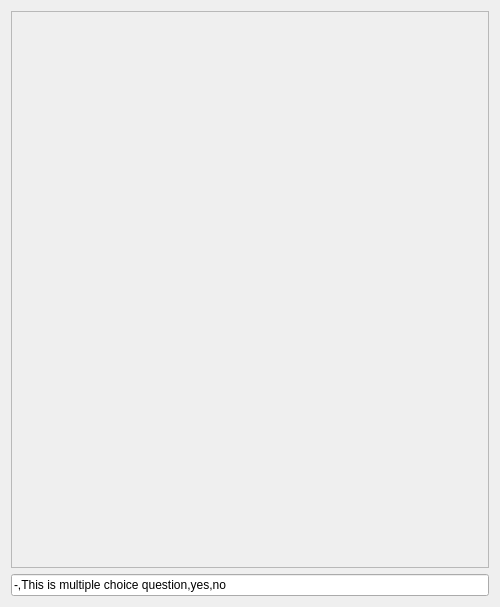
<?xml version="1.0" encoding="UTF-8"?>
<ui version="4.0">
 <class>QtTestQuestionMainDialog</class>
 <widget class="QDialog" name="QtTestQuestionMainDialog">
  <property name="geometry">
   <rect>
    <x>0</x>
    <y>0</y>
    <width>500</width>
    <height>607</height>
   </rect>
  </property>
  <property name="windowIcon">
   <iconset resource="ToolTestQuestion.qrc">
    <normaloff>:/images/ToolTestQuestionIcon14x14.png</normaloff>:/images/ToolTestQuestionIcon14x14.png</iconset>
  </property>
  <layout class="QVBoxLayout" name="verticalLayout">
   <item>
    <widget class="QScrollArea" name="scrollArea">
     <property name="widgetResizable">
      <bool>true</bool>
     </property>
     <widget class="QWidget" name="contents_here">
      <property name="geometry">
       <rect>
        <x>0</x>
        <y>0</y>
        <width>480</width>
        <height>561</height>
       </rect>
      </property>
      <layout class="QVBoxLayout" name="verticalLayout_3"/>
     </widget>
    </widget>
   </item>
   <item>
    <widget class="QLineEdit" name="edit_question">
     <property name="text">
      <string>-,This is multiple choice question,yes,no</string>
     </property>
    </widget>
   </item>
  </layout>
 </widget>
 <layoutdefault spacing="6" margin="11"/>
 <resources>
  <include location="ToolTestQuestion.qrc"/>
 </resources>
 <connections/>
</ui>
